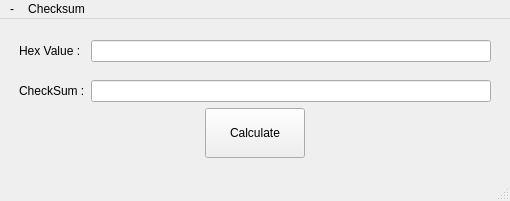
<?xml version="1.0" encoding="UTF-8"?>
<ui version="4.0">
 <class>MainWindow</class>
 <widget class="QMainWindow" name="MainWindow">
  <property name="geometry">
   <rect>
    <x>0</x>
    <y>0</y>
    <width>510</width>
    <height>201</height>
   </rect>
  </property>
  <property name="minimumSize">
   <size>
    <width>510</width>
    <height>201</height>
   </size>
  </property>
  <property name="maximumSize">
   <size>
    <width>510</width>
    <height>201</height>
   </size>
  </property>
  <property name="windowTitle">
   <string>MainWindow</string>
  </property>
  <widget class="QWidget" name="centralwidget">
   <layout class="QGridLayout" name="gridLayout_7">
    <item row="0" column="0">
     <layout class="QGridLayout" name="gridLayout_6">
      <item row="1" column="2">
       <spacer name="horizontalSpacer_4">
        <property name="orientation">
         <enum>Qt::Horizontal</enum>
        </property>
        <property name="sizeHint" stdset="0">
         <size>
          <width>40</width>
          <height>20</height>
         </size>
        </property>
       </spacer>
      </item>
      <item row="1" column="1">
       <layout class="QGridLayout" name="gridLayout_5">
        <item row="0" column="0">
         <layout class="QGridLayout" name="gridLayout_3">
          <item row="0" column="0">
           <layout class="QGridLayout" name="gridLayout_2">
            <item row="0" column="0">
             <widget class="QLabel" name="label">
              <property name="text">
               <string>Hex Value :</string>
              </property>
             </widget>
            </item>
            <item row="0" column="1">
             <widget class="QLineEdit" name="lineEdit_hexValue">
              <property name="minimumSize">
               <size>
                <width>400</width>
                <height>0</height>
               </size>
              </property>
              <property name="maximumSize">
               <size>
                <width>400</width>
                <height>16777215</height>
               </size>
              </property>
             </widget>
            </item>
           </layout>
          </item>
          <item row="2" column="0">
           <layout class="QGridLayout" name="gridLayout">
            <item row="0" column="0">
             <widget class="QLabel" name="label_2">
              <property name="text">
               <string>CheckSum :</string>
              </property>
             </widget>
            </item>
            <item row="0" column="1">
             <widget class="QLineEdit" name="lineEdit_checkSum">
              <property name="minimumSize">
               <size>
                <width>400</width>
                <height>0</height>
               </size>
              </property>
              <property name="maximumSize">
               <size>
                <width>400</width>
                <height>16777215</height>
               </size>
              </property>
             </widget>
            </item>
           </layout>
          </item>
          <item row="1" column="0">
           <spacer name="verticalSpacer_3">
            <property name="orientation">
             <enum>Qt::Vertical</enum>
            </property>
            <property name="sizeHint" stdset="0">
             <size>
              <width>20</width>
              <height>40</height>
             </size>
            </property>
           </spacer>
          </item>
         </layout>
        </item>
        <item row="1" column="0">
         <layout class="QGridLayout" name="gridLayout_4">
          <item row="0" column="0">
           <spacer name="horizontalSpacer">
            <property name="orientation">
             <enum>Qt::Horizontal</enum>
            </property>
            <property name="sizeHint" stdset="0">
             <size>
              <width>40</width>
              <height>20</height>
             </size>
            </property>
           </spacer>
          </item>
          <item row="0" column="2">
           <spacer name="horizontalSpacer_2">
            <property name="orientation">
             <enum>Qt::Horizontal</enum>
            </property>
            <property name="sizeHint" stdset="0">
             <size>
              <width>40</width>
              <height>20</height>
             </size>
            </property>
           </spacer>
          </item>
          <item row="0" column="1">
           <widget class="QPushButton" name="pushButton_calculate">
            <property name="minimumSize">
             <size>
              <width>100</width>
              <height>50</height>
             </size>
            </property>
            <property name="maximumSize">
             <size>
              <width>100</width>
              <height>50</height>
             </size>
            </property>
            <property name="text">
             <string>Calculate</string>
            </property>
           </widget>
          </item>
         </layout>
        </item>
       </layout>
      </item>
      <item row="0" column="1">
       <spacer name="verticalSpacer">
        <property name="orientation">
         <enum>Qt::Vertical</enum>
        </property>
        <property name="sizeHint" stdset="0">
         <size>
          <width>20</width>
          <height>40</height>
         </size>
        </property>
       </spacer>
      </item>
      <item row="2" column="1">
       <spacer name="verticalSpacer_2">
        <property name="orientation">
         <enum>Qt::Vertical</enum>
        </property>
        <property name="sizeHint" stdset="0">
         <size>
          <width>20</width>
          <height>40</height>
         </size>
        </property>
       </spacer>
      </item>
      <item row="1" column="0">
       <spacer name="horizontalSpacer_3">
        <property name="orientation">
         <enum>Qt::Horizontal</enum>
        </property>
        <property name="sizeHint" stdset="0">
         <size>
          <width>40</width>
          <height>20</height>
         </size>
        </property>
       </spacer>
      </item>
     </layout>
    </item>
   </layout>
  </widget>
  <widget class="QMenuBar" name="menubar">
   <property name="geometry">
    <rect>
     <x>0</x>
     <y>0</y>
     <width>510</width>
     <height>21</height>
    </rect>
   </property>
   <widget class="QMenu" name="menuCheckSum">
    <property name="layoutDirection">
     <enum>Qt::LeftToRight</enum>
    </property>
    <property name="title">
     <string>-</string>
    </property>
    <property name="icon">
     <iconset theme="appointment-soon">
      <normaloff>.</normaloff>.</iconset>
    </property>
   </widget>
   <widget class="QMenu" name="menuChecksum">
    <property name="title">
     <string>Checksum</string>
    </property>
   </widget>
   <addaction name="menuCheckSum"/>
   <addaction name="menuChecksum"/>
  </widget>
  <widget class="QStatusBar" name="statusbar"/>
 </widget>
 <resources/>
 <connections/>
</ui>
